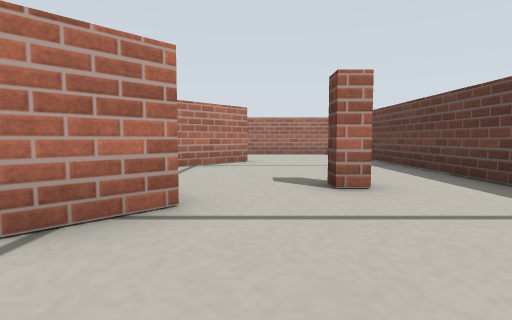
view 1 (above)

15 first-person views from a walk through a robot-simulator world made for Gazebo. The camera is 0.13 m above the floor, tilts 4° down and sees 80° across. The floor is counted in squares, 0.2 m on a side. Each view is taken from the middle of a square. On the plan, view 1 faces up. The plan holds only what a view shows up to about 10 squares ahead; the rest is blank.

view 2
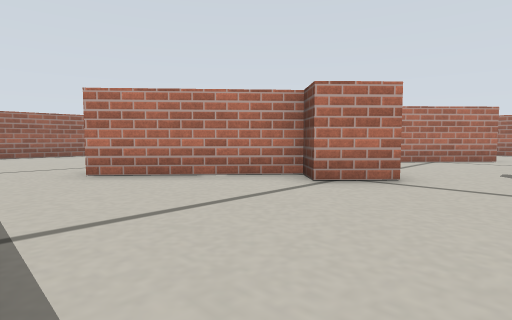

view 3
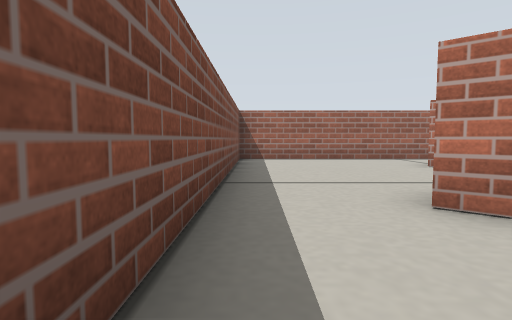

view 4
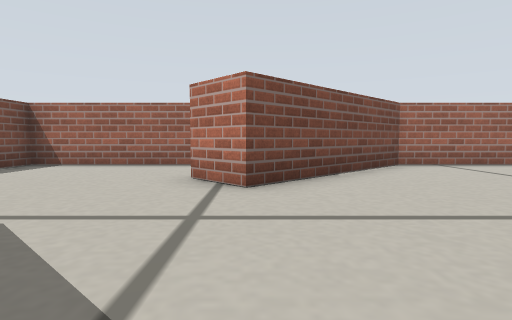

view 5
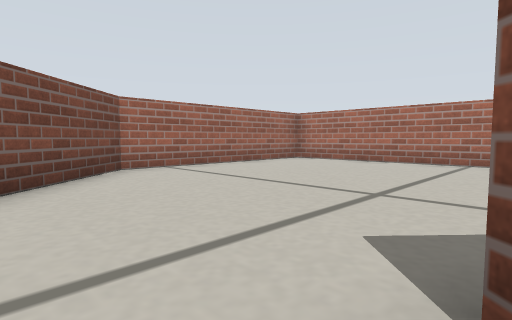

view 6
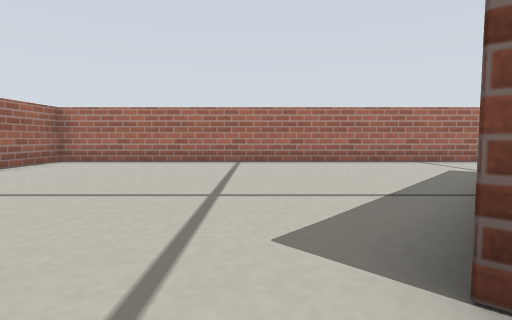

view 7
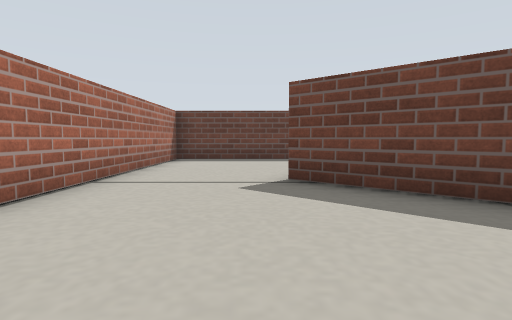

view 8
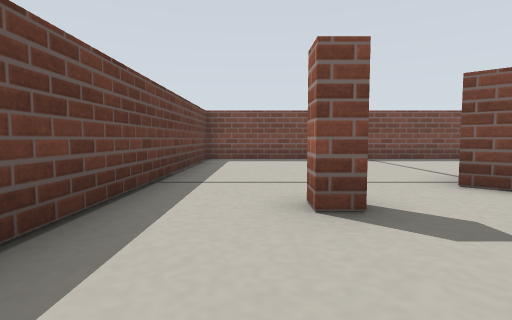

view 9
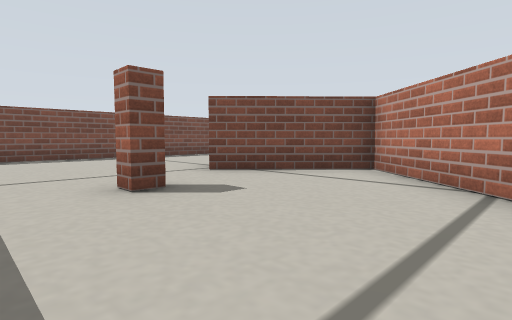

view 10
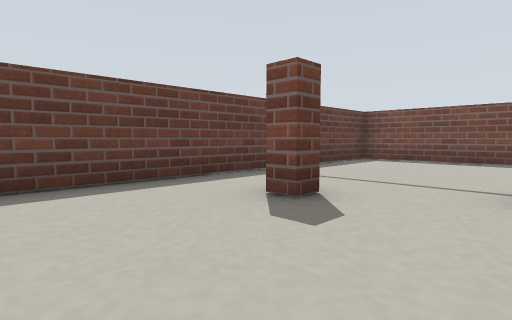

view 11
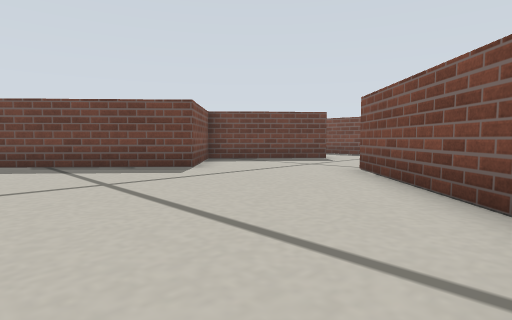

view 12
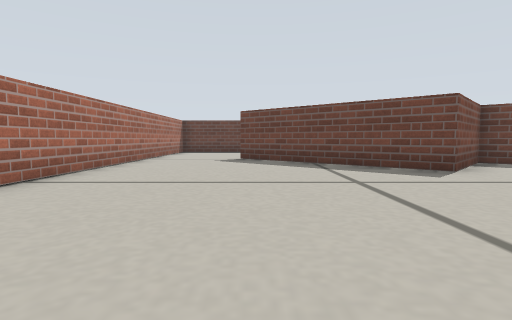

view 13
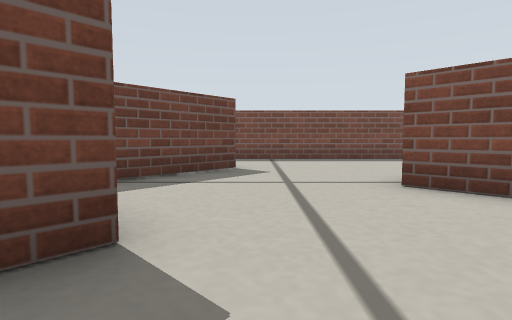

view 14
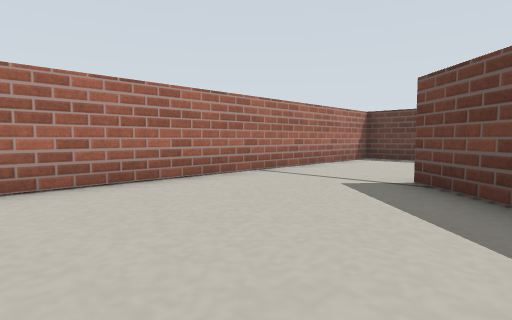

view 15
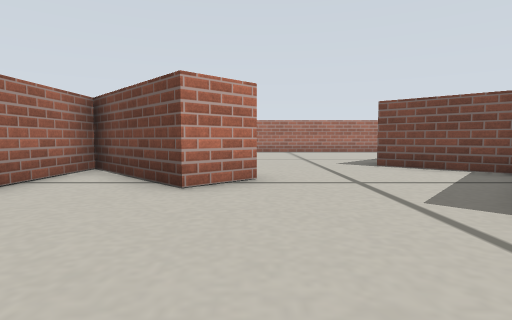

### Floor plan
Points are (right, up) in squares from view 1. A wall is a line through its corners. A room is listed if a view was taken in it or the views show most of it. See-through windows are left out.
Room 1 (views 1, 2, 3, 4, 5, 6, 7, 8, 9, 10, 11, 12, 13, 14, 15)
walls: (-8, 2.9) (-9, 1.9) (-11.4, 4.5) (-11.4, -2.5) (3.5, -2.5) (3.5, 12.5) (-11.4, 12.5) (-11.4, 6.5) (-8, 2.9); (-0.2, 8.7) (-3.3, 5.2) (-0.7, 2.9) (-1.6, 2) (-2.2, 2.5) (-4.8, -0.4); (-5.6, 0.3) (-3, 3.2) (-5.2, 5.2) (-1.2, 9.5); (1, 4.4) (1.5, 4.4) (1.5, 3.9) (1, 3.9) (1, 4.4)

Where each view was taken, in squares from view 1:
view 1: 0 up, 0 right, facing up
view 2: 2 down, 1 right, facing up-left
view 3: 2 down, 2 left, facing left
view 4: 3 up, 4 left, facing left
view 5: 4 up, 5 left, facing up-left
view 6: 4 up, 6 left, facing up
view 7: 10 up, 6 left, facing right
view 8: 7 up, 2 right, facing down
view 9: 8 up, 3 right, facing down-left
view 10: 7 up, 1 left, facing down-right
view 11: 9 up, 11 left, facing down-right
view 12: 9 up, 11 left, facing right
view 13: 7 up, 6 left, facing down
view 14: 8 up, 6 left, facing up-right
view 15: 2 down, 8 left, facing up
